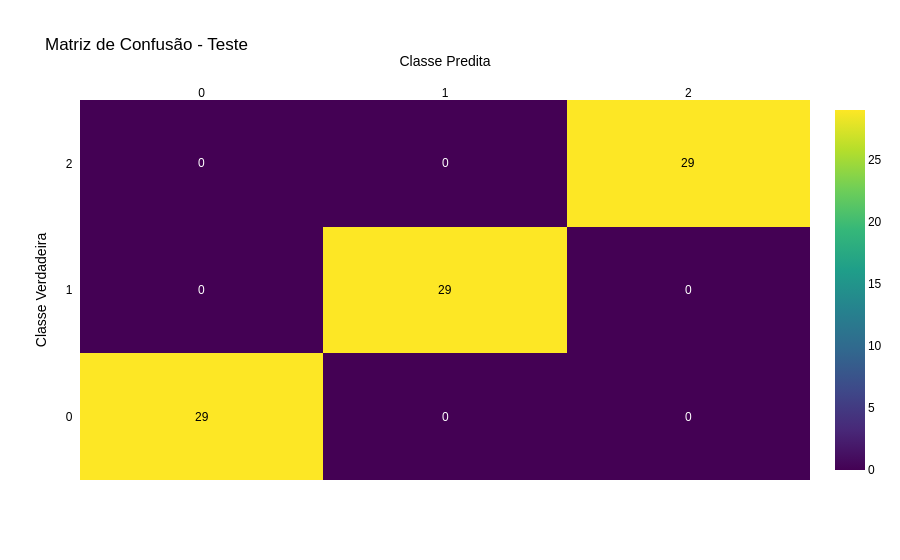

Source (notebook cell):
### Code cell
conf_matrix = confusion_matrix(y_test, y_test_pred)

# Definindo nomes de classes
class_names = ['0', '1', '2']

# Plotando a matriz de confusão com Plotly
fig = ff.create_annotated_heatmap(
    z=conf_matrix,
    x=class_names,
    y=class_names,
    colorscale='Viridis',
    showscale=True
)

fig.update_layout(
    title='Matriz de Confusão - Teste',
    xaxis_title='Classe Predita',
    yaxis_title='Classe Verdadeira',
    font=dict(
        family="Arial",
        size=12,
        color="black"
    )
    
)

### Figure 1 — Plotly figure (JSON) as saved in the notebook; plotly's stock layout.template omitted (floating-point values rounded to 4 significant figures)
{"data": [{"colorscale": [[0, "#440154"], [0.1111, "#482878"], [0.2222, "#3e4989"], [0.3333, "#31688e"], [0.4444, "#26828e"], [0.5556, "#1f9e89"], [0.6667, "#35b779"], [0.7778, "#6ece58"], [0.8889, "#b5de2b"], [1, "#fde725"]], "reversescale": false, "showscale": true, "type": "heatmap", "x": ["0", "1", "2"], "y": ["0", "1", "2"], "z": [[29, 0, 0], [0, 29, 0], [0, 0, 29]]}], "layout": {"annotations": [{"font": {"color": "#000000"}, "showarrow": false, "text": "29", "x": "0", "xref": "x", "y": "0", "yref": "y"}, {"font": {"color": "#FFFFFF"}, "showarrow": false, "text": "0", "x": "1", "xref": "x", "y": "0", "yref": "y"}, {"font": {"color": "#FFFFFF"}, "showarrow": false, "text": "0", "x": "2", "xref": "x", "y": "0", "yref": "y"}, {"font": {"color": "#FFFFFF"}, "showarrow": false, "text": "0", "x": "0", "xref": "x", "y": "1", "yref": "y"}, {"font": {"color": "#000000"}, "showarrow": false, "text": "29", "x": "1", "xref": "x", "y": "1", "yref": "y"}, {"font": {"color": "#FFFFFF"}, "showarrow": false, "text": "0", "x": "2", "xref": "x", "y": "1", "yref": "y"}, {"font": {"color": "#FFFFFF"}, "showarrow": false, "text": "0", "x": "0", "xref": "x", "y": "2", "yref": "y"}, {"font": {"color": "#FFFFFF"}, "showarrow": false, "text": "0", "x": "1", "xref": "x", "y": "2", "yref": "y"}, {"font": {"color": "#000000"}, "showarrow": false, "text": "29", "x": "2", "xref": "x", "y": "2", "yref": "y"}], "font": {"color": "black", "family": "Arial", "size": 12}, "title": {"text": "Matriz de Confusão - Teste"}, "xaxis": {"dtick": 1, "gridcolor": "rgb(0, 0, 0)", "side": "top", "ticks": "", "title": {"text": "Classe Predita"}}, "yaxis": {"dtick": 1, "ticks": "", "ticksuffix": "  ", "title": {"text": "Classe Verdadeira"}}}}
